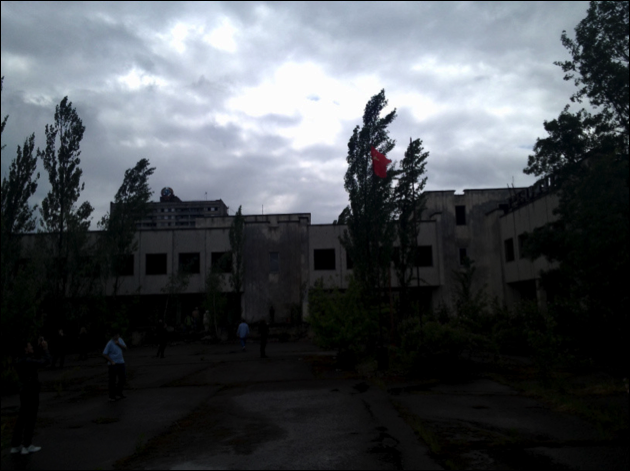
//> input picture Contents/Contrast_Brightness/basic.png, 630 x 471 px
$ ./ContrastBrightness basic.png   (built with g++ and OpenCV 4)
//> lines starting //> are read from the running program, lines starting //| are printed output that depends on the picture
/*
https://docs.opencv.org/master/d3/dc1/tutorial_basic_linear_transform.html
*/

#include "opencv2/imgcodecs.hpp"
#include "opencv2/highgui.hpp"

#include <iostream>

// we're NOT "using namespace std;" here, to avoid collisions between the beta variable and std::beta in c++17
using std::cin;
using std::cout;
using std::endl;
using namespace cv;

Mat image, new_image ;

int alpha = 1; /*< Simple contrast control */
int beta = 0;       /*< Simple brightness control */

static void ContrastBrightness(int, void*){

    for( int y = 0; y < image.rows; y++ ) {
        for( int x = 0; x < image.cols; x++ ) {
            for( int c = 0; c < image.channels(); c++ ) {
                new_image.at<Vec3b>(y,x)[c] =
                saturate_cast<uchar>( alpha*image.at<Vec3b>(y,x)[c] + beta );
            }
        }
    }
    //image.convertTo(new_image, -1, alpha, beta);
    imshow("Original Image", image);
    imshow("New Image", new_image);

}

int main( int argc, char** argv )
{

    CommandLineParser parser( argc, argv, "{@input | lena.jpg | input image}" );
    image = imread( samples::findFile( parser.get<String>( "@input" ) ) );
//> image is the input picture: 471 rows x 630 cols, CV_8UC3; mean B, G, R 82.4, 77.7, 73.5
    if( image.empty() )
    {
      cout << "Could not open or find the image!\n" << endl;
      cout << "Usage: " << argv[0] << " <Input image>" << endl;
      return -1;
    }

    //image = imread( "lena.jpg" );
    new_image = Mat::zeros( image.size(), image.type() );

    cout << " Basic Linear Transforms " << endl;
    cout << "-------------------------" << endl;
    //cout << "* Enter the alpha value [1.0-3.0]: "; cin >> alpha;
    //cout << "* Enter the beta value [0-100]: ";    cin >> beta;

    //线性矫正和Gamma矫正的比较
    Mat basicImage = imread("basic.png");
    //线性矫正
    Mat linearImage = Mat::zeros( basicImage.size(), basicImage.type() );
    basicImage.convertTo(linearImage, -1, 1.3, 40); //alpha=1.3,beta=40
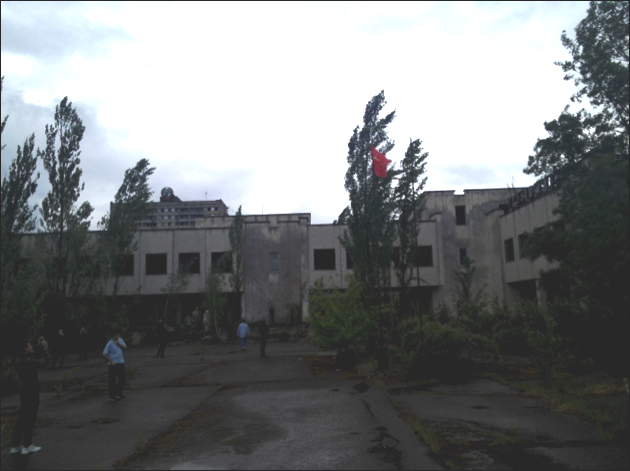
//> linearImage: 471 rows x 630 cols, CV_8UC3; mean B, G, R 127.1, 125.9, 123.4
    //Gamma矫正
    Mat gammaImage = Mat::zeros( basicImage.size(), basicImage.type() );
    Mat lookUpTable(1, 256, CV_8U);
    uchar* p = lookUpTable.ptr();
    for( int i = 0; i < 256; ++i)
        p[i] = saturate_cast<uchar>(pow(i / 255.0, 0.4) * 255.0); //gamma=0.4
    LUT(basicImage, lookUpTable, gammaImage);
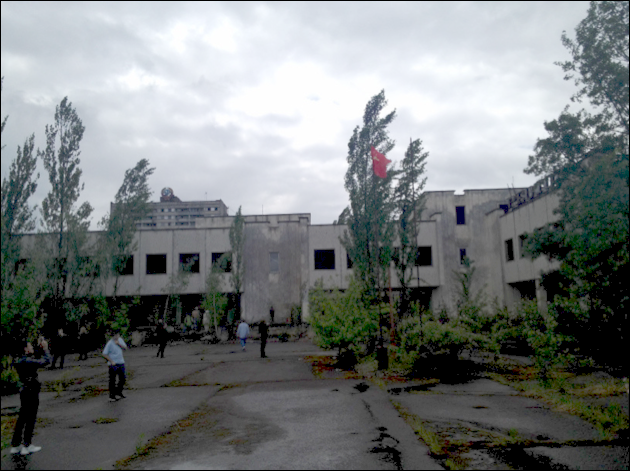
//> gammaImage: 471 rows x 630 cols, CV_8UC3; mean B, G, R 123.9, 124, 119.4
    //三张图片水平连接
    hconcat(basicImage, linearImage, linearImage);
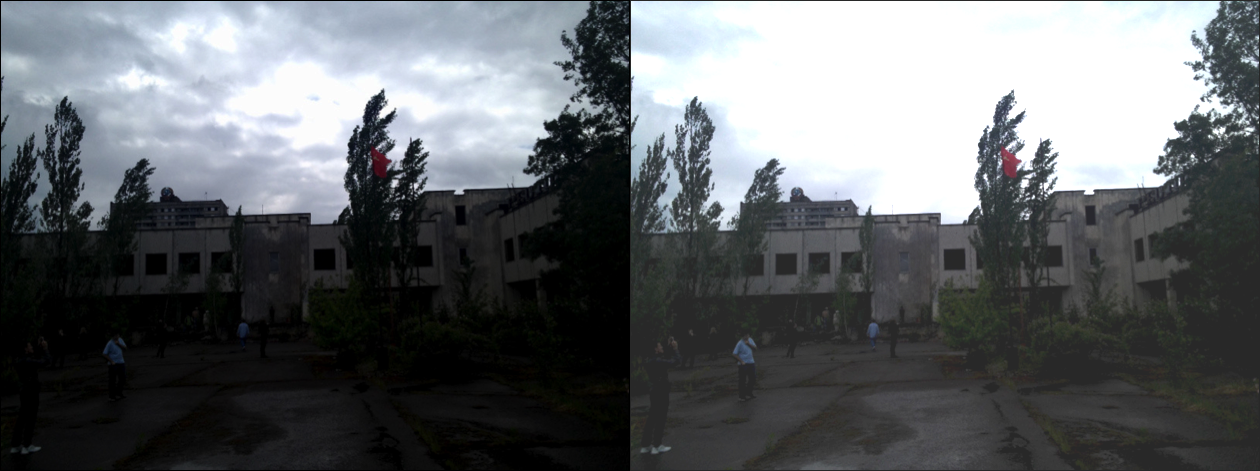
//> linearImage: 471 rows x 1260 cols, CV_8UC3; mean B, G, R 104.7, 101.8, 98.4
    hconcat(linearImage, gammaImage, gammaImage);
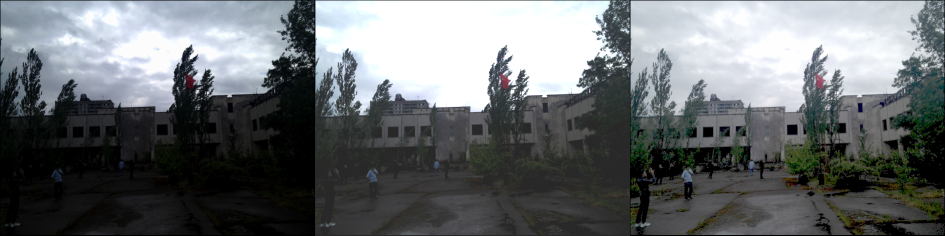
//> gammaImage: 471 rows x 1890 cols, CV_8UC3 (shown at 1/2 size); mean B, G, R 111.1, 109.2, 105.4

    imshow("Image Correction", gammaImage) ;

    //添加两条Trackbar
    namedWindow("New Image", WINDOW_AUTOSIZE); // Create Window
    createTrackbar("Contrast", "New Image", &alpha, 3, ContrastBrightness);
    createTrackbar("Brightness", "New Image", &beta, 100, ContrastBrightness);
//> slider 'Brightness' is set to 33
    ContrastBrightness(0,0);
//> after the loop in ContrastBrightness, `for( int y = 0; y < image.rows; y++ )`:
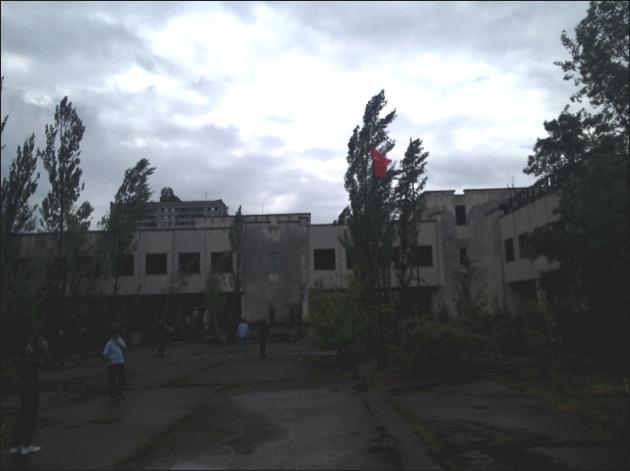
//> new_image: 471 rows x 630 cols, CV_8UC3; mean B, G, R 112.7, 109.1, 105.2
    waitKey(0);

    return 0;
}
